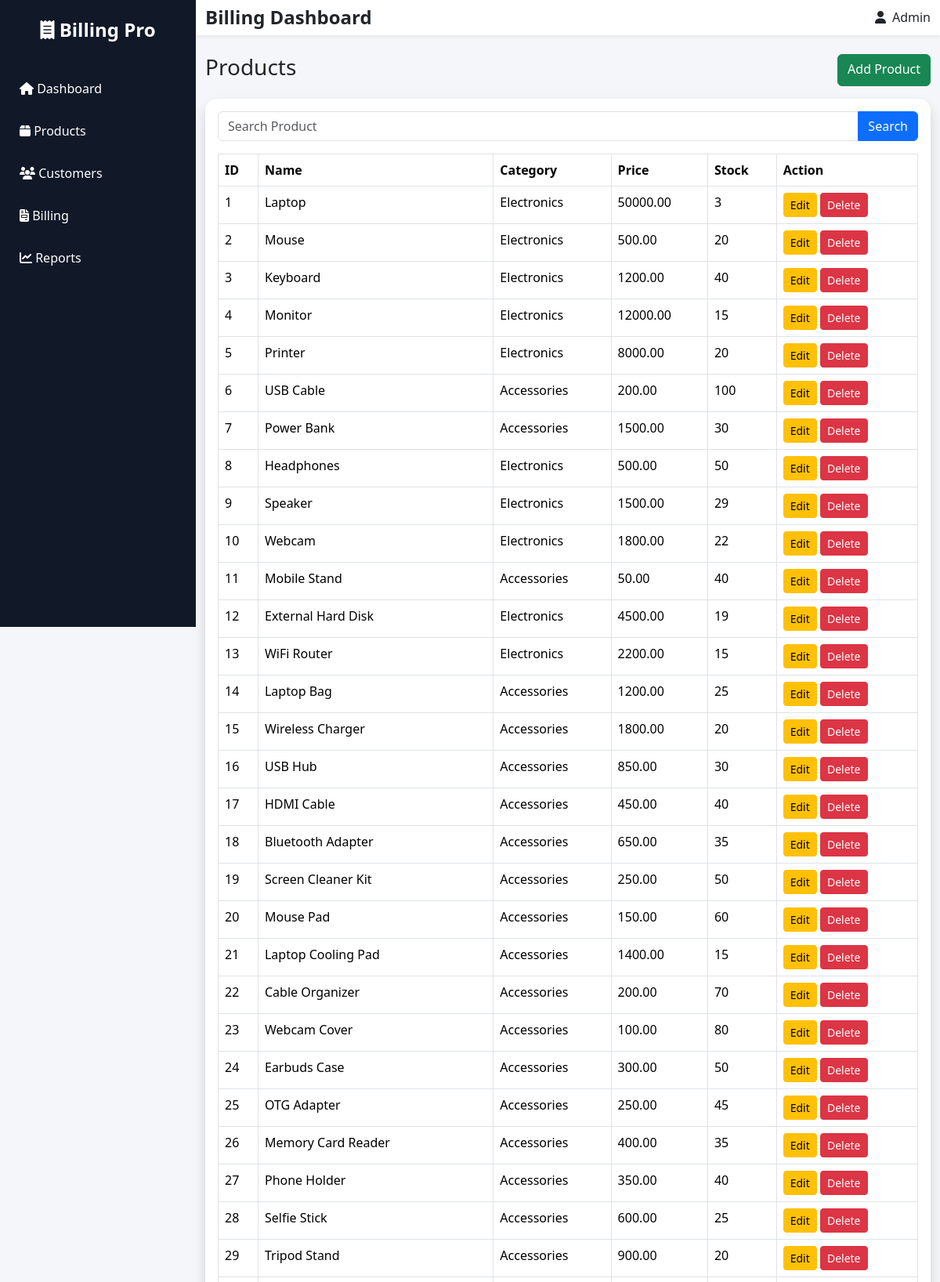
Screenshot of /products/ (upper part) with the database file from the repository.
### products/models.py (models this page shows, shortened)
class Product(models.Model):
    name = models.CharField(max_length=200)
    category = models.CharField(max_length=100)
    price = models.DecimalField(
        max_digits=10,
        decimal_places=2
    )
    stock = models.IntegerField()
    created_at = models.DateTimeField(
        auto_now_add=True
    )

### products/views.py (the view)
def product_list(request):
    products = Product.objects.all()
    search = request.GET.get('search')
    if search:
        products = products.filter(
            name__icontains=search
        )
    return render(
        request,
        'products/product_list.html',
        {
            'products': products
        }
    )

### templates/products/product_list.html
{% extends 'base.html' %}
{% block content %}
<div class="d-flex justify-content-between mb-3">
<h3>Products</h3>
<a href="{% url 'add_product' %}"
class="btn btn-success">
Add Product
</a>
</div>
<div class="card shadow">
<div class="card-body">
<div class="table-responsive">
<div class="table-responsive">
<form method="GET" class="mb-3">
    <div class="input-group">
        <input
            type="text"
            name="search"
            class="form-control"
            placeholder="Search Product">
        <button
            class="btn btn-primary">
            Search
        </button>
    </div>
</form>
<table class="table table-bordered">
<thead>
<tr>
<th>ID</th>
<th>Name</th>
<th>Category</th>
<th>Price</th>
<th>Stock</th>
<th>Action</th>
</tr>
</thead>
<tbody>
{% for product in products %}
<tr>
<td>{{ product.id }}</td>
<td>{{ product.name }}</td>
<td>{{ product.category }}</td>
<td>{{ product.price }}</td>
<td>{{ product.stock }}</td>
<td>
<a
href="{% url 'edit_product' product.id %}"
class="btn btn-warning btn-sm">
Edit
</a>
<a
href="{% url 'delete_product' product.id %}"
class="btn btn-danger btn-sm">
Delete
</a>
</td>
</tr>
{% endfor %}
</tbody>
</table>
</div>
</div>
</div>
</div>
{% endblock %}

### static/css/style.css (style rules this page uses)
body { background:#f4f6f9; overflow-x:hidden; }
.card { border:none; border-radius:15px; box-shadow:0 4px 15px rgba(0,0,0,.08); }
body { overflow-x:hidden; }
.card { margin-bottom:20px; }

### rows the page displays
Product: id "1", name "Laptop", category "Electronics", price "50000.00", stock "3"
Product: id "2", name "Mouse", category "Electronics", price "500.00", stock "20"
Product: id "3", name "Keyboard", category "Electronics", price "1200.00", stock "40"
Product: id "4", name "Monitor", category "Electronics", price "12000.00", stock "15"
Product: id "5", name "Printer", category "Electronics", price "8000.00", stock "20"
Product: id "6", name "USB Cable", category "Accessories", price "200.00", stock "100"
Product: id "7", name "Power Bank", category "Accessories", price "1500.00", stock "30"
Product: id "8", name "Headphones", category "Electronics", price "500.00", stock "50"
Product: id "9", name "Speaker", category "Electronics", price "1500.00", stock "29"
Product: id "10", name "Webcam", category "Electronics", price "1800.00", stock "22"
Product: id "11", name "Mobile Stand", category "Accessories", price "50.00", stock "40"
Product: id "12", name "External Hard Disk", category "Electronics", price "4500.00", stock "19"
Product: id "13", name "WiFi Router", category "Electronics", price "2200.00", stock "15"
Product: id "14", name "Laptop Bag", category "Accessories", price "1200.00", stock "25"
Product: id "15", name "Wireless Charger", category "Accessories", price "1800.00", stock "20"
Product: id "16", name "USB Hub", category "Accessories", price "850.00", stock "30"
Product: id "17", name "HDMI Cable", category "Accessories", price "450.00", stock "40"
Product: id "18", name "Bluetooth Adapter", category "Accessories", price "650.00", stock "35"
Product: id "19", name "Screen Cleaner Kit", category "Accessories", price "250.00", stock "50"
Product: id "20", name "Mouse Pad", category "Accessories", price "150.00", stock "60"
Product: id "21", name "Laptop Cooling Pad", category "Accessories", price "1400.00", stock "15"
Product: id "22", name "Cable Organizer", category "Accessories", price "200.00", stock "70"
Product: id "23", name "Webcam Cover", category "Accessories", price "100.00", stock "80"
Product: id "24", name "Earbuds Case", category "Accessories", price "300.00", stock "50"
Product: id "25", name "OTG Adapter", category "Accessories", price "250.00", stock "45"
Product: id "26", name "Memory Card Reader", category "Accessories", price "400.00", stock "35"
Product: id "27", name "Phone Holder", category "Accessories", price "350.00", stock "40"
Product: id "28", name "Selfie Stick", category "Accessories", price "600.00", stock "25"
Product: id "29", name "Tripod Stand", category "Accessories", price "900.00", stock "20"
